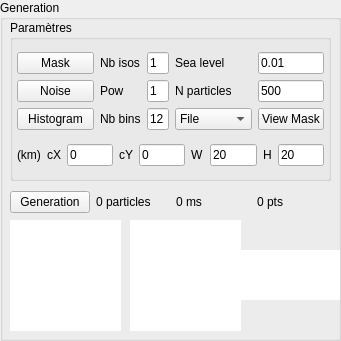
       <widget class="QGroupBox" name="group_1_generation">
        <property name="geometry">
         <rect>
          <x>10</x>
          <y>0</y>
          <width>341</width>
          <height>341</height>
         </rect>
        </property>
        <property name="title">
         <string>Generation</string>
        </property>
        <widget class="QGroupBox" name="groupBox_21">
         <property name="geometry">
          <rect>
           <x>10</x>
           <y>20</y>
           <width>321</width>
           <height>161</height>
          </rect>
         </property>
         <property name="title">
          <string>Paramètres</string>
         </property>
         <layout class="QVBoxLayout" name="verticalLayout_2">
          <property name="leftMargin">
           <number>4</number>
          </property>
          <property name="topMargin">
           <number>4</number>
          </property>
          <property name="rightMargin">
           <number>4</number>
          </property>
          <property name="bottomMargin">
           <number>4</number>
          </property>
          <item>
           <layout class="QGridLayout" name="gridLayout_2">
            <item row="1" column="1">
             <widget class="QLabel" name="label_12">
              <property name="text">
               <string>Pow</string>
              </property>
             </widget>
            </item>
            <item row="2" column="2">
             <widget class="QLineEdit" name="histogram_nb_isos_edit">
              <property name="text">
               <string>12</string>
              </property>
             </widget>
            </item>
            <item row="0" column="1">
             <widget class="QLabel" name="label_11">
              <property name="text">
               <string>Nb isos</string>
              </property>
             </widget>
            </item>
            <item row="0" column="0">
             <widget class="QPushButton" name="mask_button">
              <property name="text">
               <string>Mask</string>
              </property>
             </widget>
            </item>
            <item row="0" column="2">
             <widget class="QLineEdit" name="mask_nb_isos_edit">
              <property name="text">
               <string>1</string>
              </property>
             </widget>
            </item>
            <item row="1" column="0">
             <widget class="QPushButton" name="noise_button">
              <property name="text">
               <string>Noise</string>
              </property>
             </widget>
            </item>
            <item row="1" column="2">
             <widget class="QLineEdit" name="noise_pow_edit">
              <property name="text">
               <string>1</string>
              </property>
             </widget>
            </item>
            <item row="0" column="3">
             <widget class="QLabel" name="label_17">
              <property name="text">
               <string>Sea level</string>
              </property>
             </widget>
            </item>
            <item row="0" column="4">
             <widget class="QLineEdit" name="sea_level_edit">
              <property name="text">
               <string>0.01</string>
              </property>
             </widget>
            </item>
            <item row="2" column="1">
             <widget class="QLabel" name="label_13">
              <property name="text">
               <string>Nb bins</string>
              </property>
             </widget>
            </item>
            <item row="2" column="0">
             <widget class="QPushButton" name="histogram_button">
              <property name="text">
               <string>Histogram</string>
              </property>
             </widget>
            </item>
            <item row="1" column="3">
             <widget class="QLabel" name="label_3">
              <property name="text">
               <string>N particles</string>
              </property>
             </widget>
            </item>
            <item row="1" column="4">
             <widget class="QLineEdit" name="poisson_radius_edit">
              <property name="text">
               <string>500</string>
              </property>
             </widget>
            </item>
            <item row="2" column="4">
             <widget class="QPushButton" name="mask_from_view_isos_button">
              <property name="minimumSize">
               <size>
                <width>66</width>
                <height>0</height>
               </size>
              </property>
              <property name="text">
               <string>View Mask</string>
              </property>
             </widget>
            </item>
            <item row="2" column="3">
             <widget class="QComboBox" name="histogram_function_selector">
              <item>
               <property name="text">
                <string>File</string>
               </property>
              </item>
              <item>
               <property name="text">
                <string>x</string>
               </property>
              </item>
              <item>
               <property name="text">
                <string>1 - x</string>
               </property>
              </item>
              <item>
               <property name="text">
                <string>exp(x)</string>
               </property>
              </item>
              <item>
               <property name="text">
                <string>exp(1 - x)</string>
               </property>
              </item>
              <item>
               <property name="text">
                <string>sin(πx)</string>
               </property>
              </item>
              <item>
               <property name="text">
                <string>sin(π(1 + x))</string>
               </property>
              </item>
              <item>
               <property name="text">
                <string>1</string>
               </property>
              </item>
             </widget>
            </item>
           </layout>
          </item>
          <item>
           <layout class="QHBoxLayout" name="horizontalLayout_4">
            <item>
             <widget class="QLabel" name="label_18">
              <property name="text">
               <string>(km)</string>
              </property>
             </widget>
            </item>
            <item>
             <widget class="QLabel" name="label_7">
              <property name="text">
               <string>cX</string>
              </property>
             </widget>
            </item>
            <item>
             <widget class="QLineEdit" name="generation_box_x_edit">
              <property name="text">
               <string>0</string>
              </property>
             </widget>
            </item>
            <item>
             <widget class="QLabel" name="label_9">
              <property name="text">
               <string>cY</string>
              </property>
             </widget>
            </item>
            <item>
             <widget class="QLineEdit" name="generation_box_y_edit">
              <property name="text">
               <string>0</string>
              </property>
             </widget>
            </item>
            <item>
             <widget class="QLabel" name="label_8">
              <property name="text">
               <string>W</string>
              </property>
             </widget>
            </item>
            <item>
             <widget class="QLineEdit" name="generation_box_w_edit">
              <property name="text">
               <string>20</string>
              </property>
             </widget>
            </item>
            <item>
             <widget class="QLabel" name="label_10">
              <property name="text">
               <string>H</string>
              </property>
             </widget>
            </item>
            <item>
             <widget class="QLineEdit" name="generation_box_h_edit">
              <property name="text">
               <string>20</string>
              </property>
             </widget>
            </item>
           </layout>
          </item>
         </layout>
        </widget>
        <widget class="QWidget" name="horizontalLayoutWidget">
         <property name="geometry">
          <rect>
           <x>10</x>
           <y>190</y>
           <width>321</width>
           <height>24</height>
          </rect>
         </property>
         <layout class="QHBoxLayout" name="horizontalLayout_2">
          <item>
           <widget class="QPushButton" name="generation_button">
            <property name="text">
             <string>Generation</string>
            </property>
           </widget>
          </item>
          <item>
           <widget class="QLabel" name="particles_text">
            <property name="text">
             <string>0 particles</string>
            </property>
           </widget>
          </item>
          <item>
           <widget class="QLabel" name="timing_text">
            <property name="text">
             <string>0 ms</string>
            </property>
           </widget>
          </item>
          <item>
           <widget class="QLabel" name="points_text">
            <property name="text">
             <string>0 pts</string>
            </property>
           </widget>
          </item>
         </layout>
        </widget>
        <widget class="QGraphicsView" name="mask_view">
         <property name="geometry">
          <rect>
           <x>10</x>
           <y>220</y>
           <width>111</width>
           <height>111</height>
          </rect>
         </property>
         <property name="frameShape">
          <enum>QFrame::Shape::NoFrame</enum>
         </property>
        </widget>
        <widget class="QGraphicsView" name="noise_view">
         <property name="geometry">
          <rect>
           <x>130</x>
           <y>220</y>
           <width>111</width>
           <height>111</height>
          </rect>
         </property>
         <property name="minimumSize">
          <size>
           <width>0</width>
           <height>0</height>
          </size>
         </property>
         <property name="frameShape">
          <enum>QFrame::Shape::NoFrame</enum>
         </property>
        </widget>
        <widget class="QGraphicsView" name="histogram_view">
         <property name="geometry">
          <rect>
           <x>239</x>
           <y>250</y>
           <width>101</width>
           <height>50</height>
          </rect>
         </property>
         <property name="minimumSize">
          <size>
           <width>0</width>
           <height>0</height>
          </size>
         </property>
         <property name="frameShape">
          <enum>QFrame::Shape::NoFrame</enum>
         </property>
        </widget>
       </widget>
